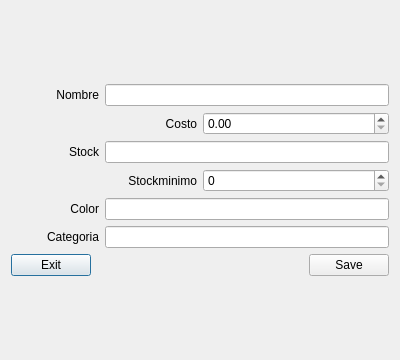
<?xml version="1.0" encoding="UTF-8"?>
<ui version="4.0">
 <class>Dialog</class>
 <widget class="QDialog" name="Dialog">
  <property name="geometry">
   <rect>
    <x>0</x>
    <y>0</y>
    <width>400</width>
    <height>360</height>
   </rect>
  </property>
  <property name="windowTitle">
   <string>Dialog</string>
  </property>
  <layout class="QVBoxLayout" name="verticalLayout_2">
   <item>
    <layout class="QVBoxLayout" name="verticalLayout">
     <item>
      <layout class="QHBoxLayout" name="hlDialog">
       <item>
        <widget class="QLabel" name="lbNombre">
         <property name="minimumSize">
          <size>
           <width>88</width>
           <height>0</height>
          </size>
         </property>
         <property name="text">
          <string>Nombre</string>
         </property>
         <property name="alignment">
          <set>Qt::AlignRight|Qt::AlignTrailing|Qt::AlignVCenter</set>
         </property>
        </widget>
       </item>
       <item>
        <widget class="QLineEdit" name="leNombre">
         <property name="sizePolicy">
          <sizepolicy hsizetype="Expanding" vsizetype="Fixed">
           <horstretch>0</horstretch>
           <verstretch>0</verstretch>
          </sizepolicy>
         </property>
         <property name="inputMethodHints">
          <set>Qt::ImhPreferUppercase</set>
         </property>
        </widget>
       </item>
      </layout>
     </item>
     <item>
      <layout class="QHBoxLayout" name="hlDialog">
       <item>
        <widget class="QLabel" name="lbCosto">
         <property name="minimumSize">
          <size>
           <width>88</width>
           <height>0</height>
          </size>
         </property>
         <property name="text">
          <string>Costo</string>
         </property>
         <property name="alignment">
          <set>Qt::AlignRight|Qt::AlignTrailing|Qt::AlignVCenter</set>
         </property>
        </widget>
       </item>
       <item>
        <widget class="QDoubleSpinBox" name="dsbCosto">
         <property name="inputMethodHints">
          <set>Qt::ImhFormattedNumbersOnly|Qt::ImhPreferNumbers</set>
         </property>
        </widget>
       </item>
      </layout>
     </item>
     <item>
      <layout class="QHBoxLayout" name="hlDialog">
       <property name="sizeConstraint">
        <enum>QLayout::SetDefaultConstraint</enum>
       </property>
       <item>
        <widget class="QLabel" name="lbStock">
         <property name="minimumSize">
          <size>
           <width>88</width>
           <height>0</height>
          </size>
         </property>
         <property name="text">
          <string>Stock</string>
         </property>
         <property name="alignment">
          <set>Qt::AlignRight|Qt::AlignTrailing|Qt::AlignVCenter</set>
         </property>
        </widget>
       </item>
       <item>
        <widget class="QLineEdit" name="leStock">
         <property name="sizePolicy">
          <sizepolicy hsizetype="Expanding" vsizetype="Fixed">
           <horstretch>0</horstretch>
           <verstretch>0</verstretch>
          </sizepolicy>
         </property>
         <property name="inputMethodHints">
          <set>Qt::ImhPreferNumbers</set>
         </property>
        </widget>
       </item>
      </layout>
     </item>
     <item>
      <layout class="QHBoxLayout" name="hlDialog">
       <item>
        <widget class="QLabel" name="lbStockminimo">
         <property name="minimumSize">
          <size>
           <width>88</width>
           <height>0</height>
          </size>
         </property>
         <property name="text">
          <string>Stockminimo</string>
         </property>
         <property name="alignment">
          <set>Qt::AlignRight|Qt::AlignTrailing|Qt::AlignVCenter</set>
         </property>
        </widget>
       </item>
       <item>
        <widget class="QSpinBox" name="sbStockminimo"/>
       </item>
      </layout>
     </item>
     <item>
      <layout class="QHBoxLayout" name="hlDialog">
       <item>
        <widget class="QLabel" name="lbColor">
         <property name="minimumSize">
          <size>
           <width>88</width>
           <height>0</height>
          </size>
         </property>
         <property name="text">
          <string>Color</string>
         </property>
         <property name="alignment">
          <set>Qt::AlignRight|Qt::AlignTrailing|Qt::AlignVCenter</set>
         </property>
        </widget>
       </item>
       <item>
        <widget class="QLineEdit" name="leColor">
         <property name="sizePolicy">
          <sizepolicy hsizetype="Expanding" vsizetype="Fixed">
           <horstretch>0</horstretch>
           <verstretch>0</verstretch>
          </sizepolicy>
         </property>
         <property name="inputMethodHints">
          <set>Qt::ImhPreferUppercase</set>
         </property>
        </widget>
       </item>
      </layout>
     </item>
     <item>
      <layout class="QHBoxLayout" name="hlDialog">
       <item>
        <widget class="QLabel" name="lbCategoria">
         <property name="minimumSize">
          <size>
           <width>88</width>
           <height>0</height>
          </size>
         </property>
         <property name="text">
          <string>Categoria</string>
         </property>
         <property name="alignment">
          <set>Qt::AlignRight|Qt::AlignTrailing|Qt::AlignVCenter</set>
         </property>
        </widget>
       </item>
       <item>
        <widget class="QLineEdit" name="leCategoria">
         <property name="sizePolicy">
          <sizepolicy hsizetype="Expanding" vsizetype="Fixed">
           <horstretch>0</horstretch>
           <verstretch>0</verstretch>
          </sizepolicy>
         </property>
         <property name="inputMethodHints">
          <set>Qt::ImhPreferUppercase</set>
         </property>
        </widget>
       </item>
      </layout>
     </item>
     <item>
      <layout class="QHBoxLayout" name="horizontalLayout">
       <item>
        <widget class="QPushButton" name="btExit">
         <property name="text">
          <string>Exit</string>
         </property>
        </widget>
       </item>
       <item>
        <spacer name="horizontalSpacer">
         <property name="orientation">
          <enum>Qt::Horizontal</enum>
         </property>
         <property name="sizeHint" stdset="0">
          <size>
           <width>40</width>
           <height>20</height>
          </size>
         </property>
        </spacer>
       </item>
       <item>
        <widget class="QPushButton" name="btSave">
         <property name="text">
          <string>Save</string>
         </property>
        </widget>
       </item>
      </layout>
     </item>
    </layout>
   </item>
  </layout>
 </widget>
 <resources/>
 <connections>
  <connection>
   <sender>btExit</sender>
   <signal>clicked()</signal>
   <receiver>Dialog</receiver>
   <slot>close()</slot>
   <hints>
    <hint type="sourcelabel">
     <x>273</x>
     <y>201</y>
    </hint>
    <hint type="destinationlabel">
     <x>123</x>
     <y>186</y>
    </hint>
   </hints>
  </connection>
 </connections>
</ui>
